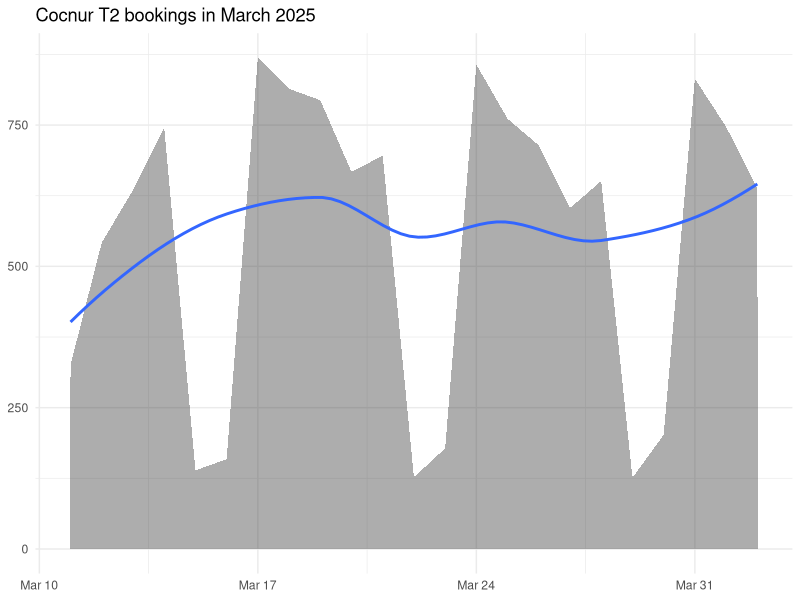

Write R code to recreate this figure.
library(tidyverse)

df <- read_csv('charts/02slope/bookings.csv', col_names = c("date", "count"), skip=1)


df  |> 
 ggplot(aes(x=date, y=count)) +
  geom_area(alpha=0.4) + 
  geom_smooth(se=FALSE) + 
  theme_minimal() +
  labs(x=NULL, y=NULL, title="Cocnur T2 bookings in March 2025")

